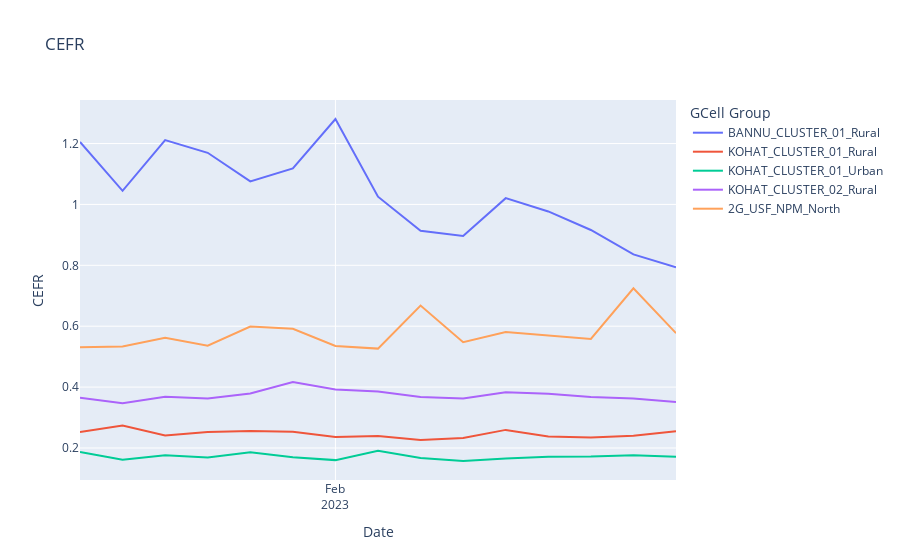
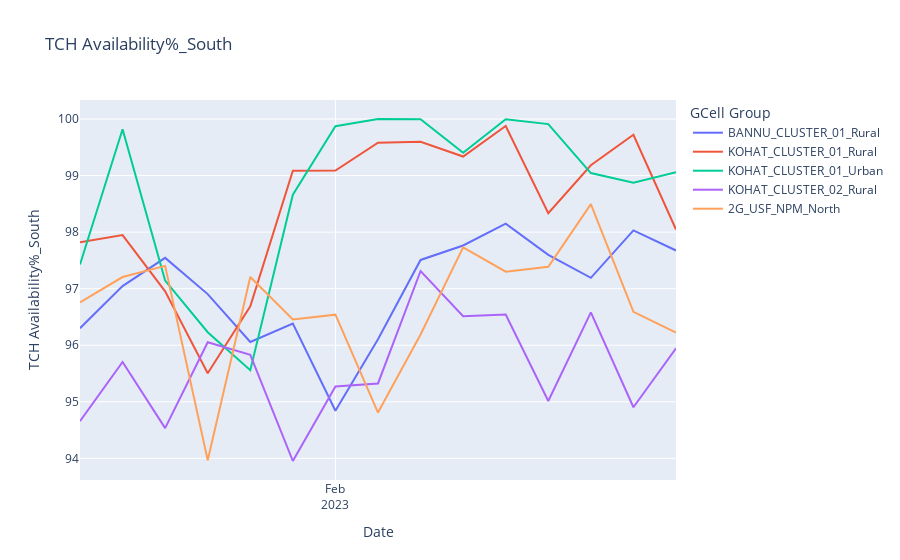
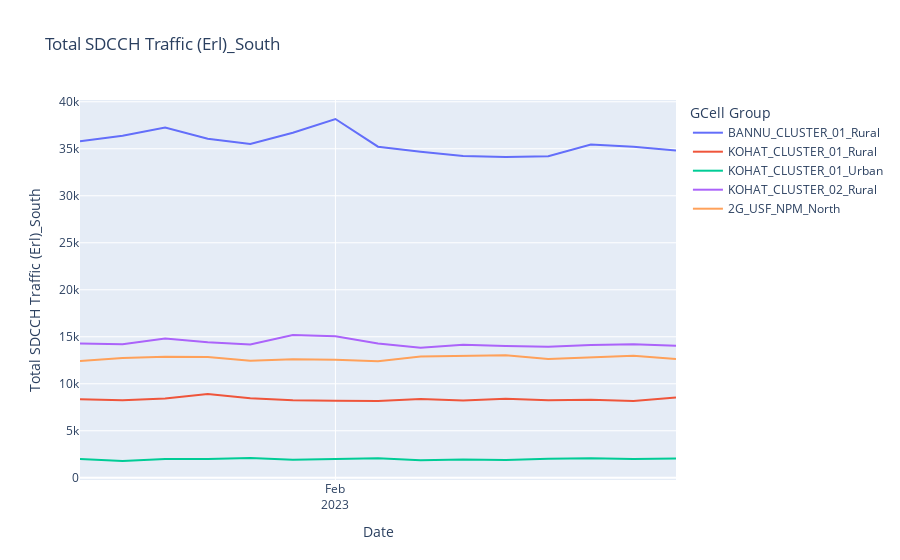
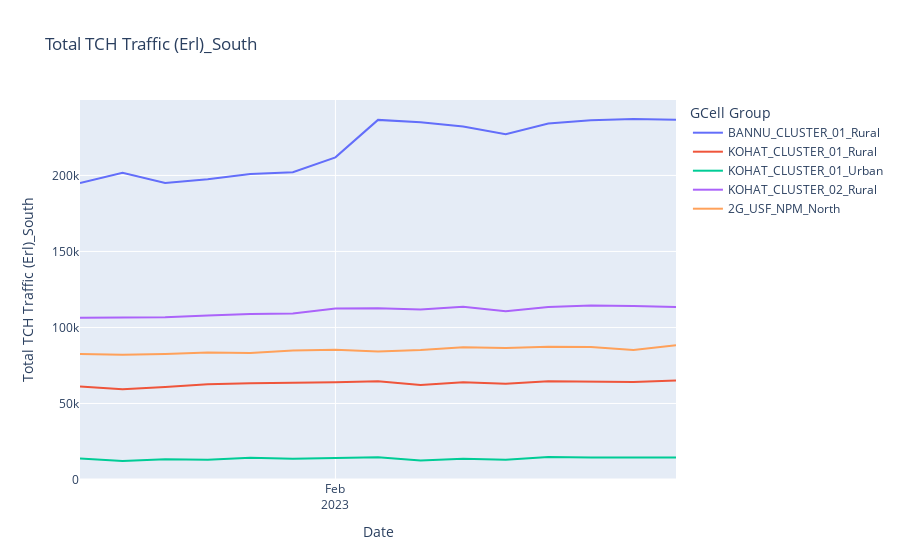

Here is the notebook cell these charts were saved with, in order:
### Code cell
import plotly.express as px
import pandas as pd

df = pd.read_csv("ub.csv", skiprows=6, skipfooter=1, engine="python")

# plot line chart for CEFR
fig = px.line(df, x='Date', y='CEFR', color="GCell Group",
              hover_data={"Date": "|%B %d, %Y"},
              title='CEFR')
fig.update_xaxes(
    dtick="M1",
    tickformat="%b\n%Y")
fig.show()

# plot line chart for KPI after Integrity
kpi_cols = df.columns[df.columns.get_loc("Integrity")+1:]
for col in kpi_cols:
    fig = px.line(df, x='Date', y=col, color=df.columns[1],
                  hover_data={"Date": "|%B %d, %Y"},
                  title=col)
    fig.update_xaxes(
        dtick="M1",
        tickformat="%b\n%Y")
    fig.show()

### Figure 1 — Plotly figure (JSON) as saved in the notebook; plotly's stock layout.template omitted (floating-point values rounded to 4 significant figures)
{"data": [{"hovertemplate": "GCell Group=BANNU_CLUSTER_01_Rural<br>Date=%{x|%B %d, %Y}<br>CEFR=%{y}<extra></extra>", "legendgroup": "BANNU_CLUSTER_01_Rural", "line": {"color": "#636efa", "dash": "solid"}, "marker": {"symbol": "circle"}, "mode": "lines", "name": "BANNU_CLUSTER_01_Rural", "orientation": "v", "showlegend": true, "type": "scatter", "x": ["2023-01-26", "2023-01-27", "2023-01-28", "2023-01-29", "2023-01-30", "2023-01-31", "2023-02-01", "2023-02-02", "2023-02-03", "2023-02-04", "2023-02-05", "2023-02-06", "2023-02-07", "2023-02-08", "2023-02-09"], "xaxis": "x", "y": [1.205, 1.045, 1.211, 1.17, 1.076, 1.118, 1.281, 1.026, 0.9134, 0.8964, 1.021, 0.977, 0.916, 0.8359, 0.7937], "yaxis": "y"}, {"hovertemplate": "GCell Group=KOHAT_CLUSTER_01_Rural<br>Date=%{x|%B %d, %Y}<br>CEFR=%{y}<extra></extra>", "legendgroup": "KOHAT_CLUSTER_01_Rural", "line": {"color": "#EF553B", "dash": "solid"}, "marker": {"symbol": "circle"}, "mode": "lines", "name": "KOHAT_CLUSTER_01_Rural", "orientation": "v", "showlegend": true, "type": "scatter", "x": ["2023-01-26", "2023-01-27", "2023-01-28", "2023-01-29", "2023-01-30", "2023-01-31", "2023-02-01", "2023-02-02", "2023-02-03", "2023-02-04", "2023-02-05", "2023-02-06", "2023-02-07", "2023-02-08", "2023-02-09"], "xaxis": "x", "y": [0.2526, 0.2736, 0.2409, 0.2522, 0.2561, 0.253, 0.2357, 0.2392, 0.2261, 0.2326, 0.2594, 0.2375, 0.2347, 0.2404, 0.2546], "yaxis": "y"}, {"hovertemplate": "GCell Group=KOHAT_CLUSTER_01_Urban<br>Date=%{x|%B %d, %Y}<br>CEFR=%{y}<extra></extra>", "legendgroup": "KOHAT_CLUSTER_01_Urban", "line": {"color": "#00cc96", "dash": "solid"}, "marker": {"symbol": "circle"}, "mode": "lines", "name": "KOHAT_CLUSTER_01_Urban", "orientation": "v", "showlegend": true, "type": "scatter", "x": ["2023-01-26", "2023-01-27", "2023-01-28", "2023-01-29", "2023-01-30", "2023-01-31", "2023-02-01", "2023-02-02", "2023-02-03", "2023-02-04", "2023-02-05", "2023-02-06", "2023-02-07", "2023-02-08", "2023-02-09"], "xaxis": "x", "y": [0.1871, 0.161, 0.176, 0.1689, 0.1862, 0.1693, 0.1601, 0.1906, 0.1669, 0.1572, 0.1651, 0.1711, 0.1716, 0.1762, 0.171], "yaxis": "y"}, {"hovertemplate": "GCell Group=KOHAT_CLUSTER_02_Rural<br>Date=%{x|%B %d, %Y}<br>CEFR=%{y}<extra></extra>", "legendgroup": "KOHAT_CLUSTER_02_Rural", "line": {"color": "#ab63fa", "dash": "solid"}, "marker": {"symbol": "circle"}, "mode": "lines", "name": "KOHAT_CLUSTER_02_Rural", "orientation": "v", "showlegend": true, "type": "scatter", "x": ["2023-01-26", "2023-01-27", "2023-01-28", "2023-01-29", "2023-01-30", "2023-01-31", "2023-02-01", "2023-02-02", "2023-02-03", "2023-02-04", "2023-02-05", "2023-02-06", "2023-02-07", "2023-02-08", "2023-02-09"], "xaxis": "x", "y": [0.365, 0.347, 0.3679, 0.3622, 0.3787, 0.4166, 0.3921, 0.3857, 0.3675, 0.3625, 0.3834, 0.3777, 0.3673, 0.3625, 0.3506], "yaxis": "y"}, {"hovertemplate": "GCell Group=2G_USF_NPM_North<br>Date=%{x|%B %d, %Y}<br>CEFR=%{y}<extra></extra>", "legendgroup": "2G_USF_NPM_North", "line": {"color": "#FFA15A", "dash": "solid"}, "marker": {"symbol": "circle"}, "mode": "lines", "name": "2G_USF_NPM_North", "orientation": "v", "showlegend": true, "type": "scatter", "x": ["2023-01-26", "2023-01-27", "2023-01-28", "2023-01-29", "2023-01-30", "2023-01-31", "2023-02-01", "2023-02-02", "2023-02-03", "2023-02-04", "2023-02-05", "2023-02-06", "2023-02-07", "2023-02-08", "2023-02-09"], "xaxis": "x", "y": [0.5308, 0.5335, 0.5618, 0.5358, 0.5991, 0.5913, 0.535, 0.5264, 0.6678, 0.5473, 0.5811, 0.569, 0.558, 0.7245, 0.5771], "yaxis": "y"}], "layout": {"legend": {"title": {"text": "GCell Group"}, "tracegroupgap": 0}, "title": {"text": "CEFR"}, "xaxis": {"anchor": "y", "domain": [0, 1], "dtick": "M1", "tickformat": "%b\n%Y", "title": {"text": "Date"}}, "yaxis": {"anchor": "x", "domain": [0, 1], "title": {"text": "CEFR"}}}}

### Figure 2 — Plotly figure (JSON) as saved in the notebook; plotly's stock layout.template omitted (floating-point values rounded to 4 significant figures)
{"data": [{"hovertemplate": "GCell Group=BANNU_CLUSTER_01_Rural<br>Date=%{x|%B %d, %Y}<br>TCH Availability%_South=%{y}<extra></extra>", "legendgroup": "BANNU_CLUSTER_01_Rural", "line": {"color": "#636efa", "dash": "solid"}, "marker": {"symbol": "circle"}, "mode": "lines", "name": "BANNU_CLUSTER_01_Rural", "orientation": "v", "showlegend": true, "type": "scatter", "x": ["2023-01-26", "2023-01-27", "2023-01-28", "2023-01-29", "2023-01-30", "2023-01-31", "2023-02-01", "2023-02-02", "2023-02-03", "2023-02-04", "2023-02-05", "2023-02-06", "2023-02-07", "2023-02-08", "2023-02-09"], "xaxis": "x", "y": [96.3, 97.05, 97.54, 96.9, 96.06, 96.38, 94.84, 96.11, 97.51, 97.76, 98.15, 97.6, 97.19, 98.03, 97.68], "yaxis": "y"}, {"hovertemplate": "GCell Group=KOHAT_CLUSTER_01_Rural<br>Date=%{x|%B %d, %Y}<br>TCH Availability%_South=%{y}<extra></extra>", "legendgroup": "KOHAT_CLUSTER_01_Rural", "line": {"color": "#EF553B", "dash": "solid"}, "marker": {"symbol": "circle"}, "mode": "lines", "name": "KOHAT_CLUSTER_01_Rural", "orientation": "v", "showlegend": true, "type": "scatter", "x": ["2023-01-26", "2023-01-27", "2023-01-28", "2023-01-29", "2023-01-30", "2023-01-31", "2023-02-01", "2023-02-02", "2023-02-03", "2023-02-04", "2023-02-05", "2023-02-06", "2023-02-07", "2023-02-08", "2023-02-09"], "xaxis": "x", "y": [97.82, 97.95, 96.95, 95.5, 96.69, 99.08, 99.09, 99.58, 99.6, 99.34, 99.88, 98.34, 99.18, 99.72, 98.05], "yaxis": "y"}, {"hovertemplate": "GCell Group=KOHAT_CLUSTER_01_Urban<br>Date=%{x|%B %d, %Y}<br>TCH Availability%_South=%{y}<extra></extra>", "legendgroup": "KOHAT_CLUSTER_01_Urban", "line": {"color": "#00cc96", "dash": "solid"}, "marker": {"symbol": "circle"}, "mode": "lines", "name": "KOHAT_CLUSTER_01_Urban", "orientation": "v", "showlegend": true, "type": "scatter", "x": ["2023-01-26", "2023-01-27", "2023-01-28", "2023-01-29", "2023-01-30", "2023-01-31", "2023-02-01", "2023-02-02", "2023-02-03", "2023-02-04", "2023-02-05", "2023-02-06", "2023-02-07", "2023-02-08", "2023-02-09"], "xaxis": "x", "y": [97.43, 99.82, 97.14, 96.23, 95.56, 98.66, 99.87, 100, 99.99, 99.4, 99.99, 99.91, 99.04, 98.87, 99.06], "yaxis": "y"}, {"hovertemplate": "GCell Group=KOHAT_CLUSTER_02_Rural<br>Date=%{x|%B %d, %Y}<br>TCH Availability%_South=%{y}<extra></extra>", "legendgroup": "KOHAT_CLUSTER_02_Rural", "line": {"color": "#ab63fa", "dash": "solid"}, "marker": {"symbol": "circle"}, "mode": "lines", "name": "KOHAT_CLUSTER_02_Rural", "orientation": "v", "showlegend": true, "type": "scatter", "x": ["2023-01-26", "2023-01-27", "2023-01-28", "2023-01-29", "2023-01-30", "2023-01-31", "2023-02-01", "2023-02-02", "2023-02-03", "2023-02-04", "2023-02-05", "2023-02-06", "2023-02-07", "2023-02-08", "2023-02-09"], "xaxis": "x", "y": [94.66, 95.7, 94.53, 96.05, 95.83, 93.95, 95.27, 95.32, 97.31, 96.51, 96.54, 95.01, 96.58, 94.9, 95.95], "yaxis": "y"}, {"hovertemplate": "GCell Group=2G_USF_NPM_North<br>Date=%{x|%B %d, %Y}<br>TCH Availability%_South=%{y}<extra></extra>", "legendgroup": "2G_USF_NPM_North", "line": {"color": "#FFA15A", "dash": "solid"}, "marker": {"symbol": "circle"}, "mode": "lines", "name": "2G_USF_NPM_North", "orientation": "v", "showlegend": true, "type": "scatter", "x": ["2023-01-26", "2023-01-27", "2023-01-28", "2023-01-29", "2023-01-30", "2023-01-31", "2023-02-01", "2023-02-02", "2023-02-03", "2023-02-04", "2023-02-05", "2023-02-06", "2023-02-07", "2023-02-08", "2023-02-09"], "xaxis": "x", "y": [96.76, 97.21, 97.4, 93.97, 97.2, 96.46, 96.54, 94.81, 96.19, 97.73, 97.3, 97.39, 98.49, 96.59, 96.22], "yaxis": "y"}], "layout": {"legend": {"title": {"text": "GCell Group"}, "tracegroupgap": 0}, "title": {"text": "TCH Availability%_South"}, "xaxis": {"anchor": "y", "domain": [0, 1], "dtick": "M1", "tickformat": "%b\n%Y", "title": {"text": "Date"}}, "yaxis": {"anchor": "x", "domain": [0, 1], "title": {"text": "TCH Availability%_South"}}}}

### Figure 3 — Plotly figure (JSON) as saved in the notebook; plotly's stock layout.template omitted (floating-point values rounded to 4 significant figures)
{"data": [{"hovertemplate": "GCell Group=BANNU_CLUSTER_01_Rural<br>Date=%{x|%B %d, %Y}<br>Total SDCCH Traffic (Erl)_South=%{y}<extra></extra>", "legendgroup": "BANNU_CLUSTER_01_Rural", "line": {"color": "#636efa", "dash": "solid"}, "marker": {"symbol": "circle"}, "mode": "lines", "name": "BANNU_CLUSTER_01_Rural", "orientation": "v", "showlegend": true, "type": "scatter", "x": ["2023-01-26", "2023-01-27", "2023-01-28", "2023-01-29", "2023-01-30", "2023-01-31", "2023-02-01", "2023-02-02", "2023-02-03", "2023-02-04", "2023-02-05", "2023-02-06", "2023-02-07", "2023-02-08", "2023-02-09"], "xaxis": "x", "y": [35790.0, 36380.0, 37260.0, 36070.0, 35500.0, 36700.0, 38170.0, 35220.0, 34680.0, 34230.0, 34110.0, 34200.0, 35450.0, 35210.0, 34810.0], "yaxis": "y"}, {"hovertemplate": "GCell Group=KOHAT_CLUSTER_01_Rural<br>Date=%{x|%B %d, %Y}<br>Total SDCCH Traffic (Erl)_South=%{y}<extra></extra>", "legendgroup": "KOHAT_CLUSTER_01_Rural", "line": {"color": "#EF553B", "dash": "solid"}, "marker": {"symbol": "circle"}, "mode": "lines", "name": "KOHAT_CLUSTER_01_Rural", "orientation": "v", "showlegend": true, "type": "scatter", "x": ["2023-01-26", "2023-01-27", "2023-01-28", "2023-01-29", "2023-01-30", "2023-01-31", "2023-02-01", "2023-02-02", "2023-02-03", "2023-02-04", "2023-02-05", "2023-02-06", "2023-02-07", "2023-02-08", "2023-02-09"], "xaxis": "x", "y": [8362.0, 8248.0, 8423.0, 8913.0, 8462.0, 8256.0, 8204.0, 8178.0, 8381.0, 8230.0, 8396.0, 8246.0, 8299.0, 8170.0, 8548.0], "yaxis": "y"}, {"hovertemplate": "GCell Group=KOHAT_CLUSTER_01_Urban<br>Date=%{x|%B %d, %Y}<br>Total SDCCH Traffic (Erl)_South=%{y}<extra></extra>", "legendgroup": "KOHAT_CLUSTER_01_Urban", "line": {"color": "#00cc96", "dash": "solid"}, "marker": {"symbol": "circle"}, "mode": "lines", "name": "KOHAT_CLUSTER_01_Urban", "orientation": "v", "showlegend": true, "type": "scatter", "x": ["2023-01-26", "2023-01-27", "2023-01-28", "2023-01-29", "2023-01-30", "2023-01-31", "2023-02-01", "2023-02-02", "2023-02-03", "2023-02-04", "2023-02-05", "2023-02-06", "2023-02-07", "2023-02-08", "2023-02-09"], "xaxis": "x", "y": [2009.0, 1783.0, 1984.0, 1989.0, 2105.0, 1923.0, 2006.0, 2079.0, 1855.0, 1948.0, 1883.0, 2029.0, 2069.0, 1985.0, 2049.0], "yaxis": "y"}, {"hovertemplate": "GCell Group=KOHAT_CLUSTER_02_Rural<br>Date=%{x|%B %d, %Y}<br>Total SDCCH Traffic (Erl)_South=%{y}<extra></extra>", "legendgroup": "KOHAT_CLUSTER_02_Rural", "line": {"color": "#ab63fa", "dash": "solid"}, "marker": {"symbol": "circle"}, "mode": "lines", "name": "KOHAT_CLUSTER_02_Rural", "orientation": "v", "showlegend": true, "type": "scatter", "x": ["2023-01-26", "2023-01-27", "2023-01-28", "2023-01-29", "2023-01-30", "2023-01-31", "2023-02-01", "2023-02-02", "2023-02-03", "2023-02-04", "2023-02-05", "2023-02-06", "2023-02-07", "2023-02-08", "2023-02-09"], "xaxis": "x", "y": [14290.0, 14210.0, 14820.0, 14400.0, 14180.0, 15180.0, 15040.0, 14280.0, 13820.0, 14160.0, 14010.0, 13930.0, 14110.0, 14210.0, 14040.0], "yaxis": "y"}, {"hovertemplate": "GCell Group=2G_USF_NPM_North<br>Date=%{x|%B %d, %Y}<br>Total SDCCH Traffic (Erl)_South=%{y}<extra></extra>", "legendgroup": "2G_USF_NPM_North", "line": {"color": "#FFA15A", "dash": "solid"}, "marker": {"symbol": "circle"}, "mode": "lines", "name": "2G_USF_NPM_North", "orientation": "v", "showlegend": true, "type": "scatter", "x": ["2023-01-26", "2023-01-27", "2023-01-28", "2023-01-29", "2023-01-30", "2023-01-31", "2023-02-01", "2023-02-02", "2023-02-03", "2023-02-04", "2023-02-05", "2023-02-06", "2023-02-07", "2023-02-08", "2023-02-09"], "xaxis": "x", "y": [12410.0, 12750.0, 12870.0, 12860.0, 12450.0, 12610.0, 12570.0, 12390.0, 12890.0, 12940.0, 13040.0, 12630.0, 12800.0, 12980.0, 12620.0], "yaxis": "y"}], "layout": {"legend": {"title": {"text": "GCell Group"}, "tracegroupgap": 0}, "title": {"text": "Total SDCCH Traffic (Erl)_South"}, "xaxis": {"anchor": "y", "domain": [0, 1], "dtick": "M1", "tickformat": "%b\n%Y", "title": {"text": "Date"}}, "yaxis": {"anchor": "x", "domain": [0, 1], "title": {"text": "Total SDCCH Traffic (Erl)_South"}}}}

### Figure 4 — Plotly figure (JSON) as saved in the notebook; plotly's stock layout.template omitted (floating-point values rounded to 4 significant figures)
{"data": [{"hovertemplate": "GCell Group=BANNU_CLUSTER_01_Rural<br>Date=%{x|%B %d, %Y}<br>Total TCH Traffic (Erl)_South=%{y}<extra></extra>", "legendgroup": "BANNU_CLUSTER_01_Rural", "line": {"color": "#636efa", "dash": "solid"}, "marker": {"symbol": "circle"}, "mode": "lines", "name": "BANNU_CLUSTER_01_Rural", "orientation": "v", "showlegend": true, "type": "scatter", "x": ["2023-01-26", "2023-01-27", "2023-01-28", "2023-01-29", "2023-01-30", "2023-01-31", "2023-02-01", "2023-02-02", "2023-02-03", "2023-02-04", "2023-02-05", "2023-02-06", "2023-02-07", "2023-02-08", "2023-02-09"], "xaxis": "x", "y": [195100.0, 201700.0, 195100.0, 197400.0, 200900.0, 202100.0, 211900.0, 236500.0, 235100.0, 232100.0, 227100.0, 234100.0, 236300.0, 237100.0, 236600.0], "yaxis": "y"}, {"hovertemplate": "GCell Group=KOHAT_CLUSTER_01_Rural<br>Date=%{x|%B %d, %Y}<br>Total TCH Traffic (Erl)_South=%{y}<extra></extra>", "legendgroup": "KOHAT_CLUSTER_01_Rural", "line": {"color": "#EF553B", "dash": "solid"}, "marker": {"symbol": "circle"}, "mode": "lines", "name": "KOHAT_CLUSTER_01_Rural", "orientation": "v", "showlegend": true, "type": "scatter", "x": ["2023-01-26", "2023-01-27", "2023-01-28", "2023-01-29", "2023-01-30", "2023-01-31", "2023-02-01", "2023-02-02", "2023-02-03", "2023-02-04", "2023-02-05", "2023-02-06", "2023-02-07", "2023-02-08", "2023-02-09"], "xaxis": "x", "y": [61120.0, 59350.0, 60850.0, 62580.0, 63300.0, 63530.0, 63900.0, 64650.0, 62130.0, 63890.0, 62910.0, 64650.0, 64540.0, 64190.0, 65190.0], "yaxis": "y"}, {"hovertemplate": "GCell Group=KOHAT_CLUSTER_01_Urban<br>Date=%{x|%B %d, %Y}<br>Total TCH Traffic (Erl)_South=%{y}<extra></extra>", "legendgroup": "KOHAT_CLUSTER_01_Urban", "line": {"color": "#00cc96", "dash": "solid"}, "marker": {"symbol": "circle"}, "mode": "lines", "name": "KOHAT_CLUSTER_01_Urban", "orientation": "v", "showlegend": true, "type": "scatter", "x": ["2023-01-26", "2023-01-27", "2023-01-28", "2023-01-29", "2023-01-30", "2023-01-31", "2023-02-01", "2023-02-02", "2023-02-03", "2023-02-04", "2023-02-05", "2023-02-06", "2023-02-07", "2023-02-08", "2023-02-09"], "xaxis": "x", "y": [13840.0, 12160.0, 13310.0, 12930.0, 14230.0, 13690.0, 14150.0, 14640.0, 12490.0, 13720.0, 12970.0, 14850.0, 14440.0, 14340.0, 14400.0], "yaxis": "y"}, {"hovertemplate": "GCell Group=KOHAT_CLUSTER_02_Rural<br>Date=%{x|%B %d, %Y}<br>Total TCH Traffic (Erl)_South=%{y}<extra></extra>", "legendgroup": "KOHAT_CLUSTER_02_Rural", "line": {"color": "#ab63fa", "dash": "solid"}, "marker": {"symbol": "circle"}, "mode": "lines", "name": "KOHAT_CLUSTER_02_Rural", "orientation": "v", "showlegend": true, "type": "scatter", "x": ["2023-01-26", "2023-01-27", "2023-01-28", "2023-01-29", "2023-01-30", "2023-01-31", "2023-02-01", "2023-02-02", "2023-02-03", "2023-02-04", "2023-02-05", "2023-02-06", "2023-02-07", "2023-02-08", "2023-02-09"], "xaxis": "x", "y": [106400.0, 106700.0, 106800.0, 107900.0, 108900.0, 109200.0, 112400.0, 112700.0, 111800.0, 113600.0, 110700.0, 113500.0, 114500.0, 114000.0, 113500.0], "yaxis": "y"}, {"hovertemplate": "GCell Group=2G_USF_NPM_North<br>Date=%{x|%B %d, %Y}<br>Total TCH Traffic (Erl)_South=%{y}<extra></extra>", "legendgroup": "2G_USF_NPM_North", "line": {"color": "#FFA15A", "dash": "solid"}, "marker": {"symbol": "circle"}, "mode": "lines", "name": "2G_USF_NPM_North", "orientation": "v", "showlegend": true, "type": "scatter", "x": ["2023-01-26", "2023-01-27", "2023-01-28", "2023-01-29", "2023-01-30", "2023-01-31", "2023-02-01", "2023-02-02", "2023-02-03", "2023-02-04", "2023-02-05", "2023-02-06", "2023-02-07", "2023-02-08", "2023-02-09"], "xaxis": "x", "y": [82630.0, 81990.0, 82610.0, 83580.0, 83260.0, 84800.0, 85320.0, 84250.0, 85230.0, 86980.0, 86490.0, 87230.0, 87110.0, 85170.0, 88320.0], "yaxis": "y"}], "layout": {"legend": {"title": {"text": "GCell Group"}, "tracegroupgap": 0}, "title": {"text": "Total TCH Traffic (Erl)_South"}, "xaxis": {"anchor": "y", "domain": [0, 1], "dtick": "M1", "tickformat": "%b\n%Y", "title": {"text": "Date"}}, "yaxis": {"anchor": "x", "domain": [0, 1], "title": {"text": "Total TCH Traffic (Erl)_South"}}}}
